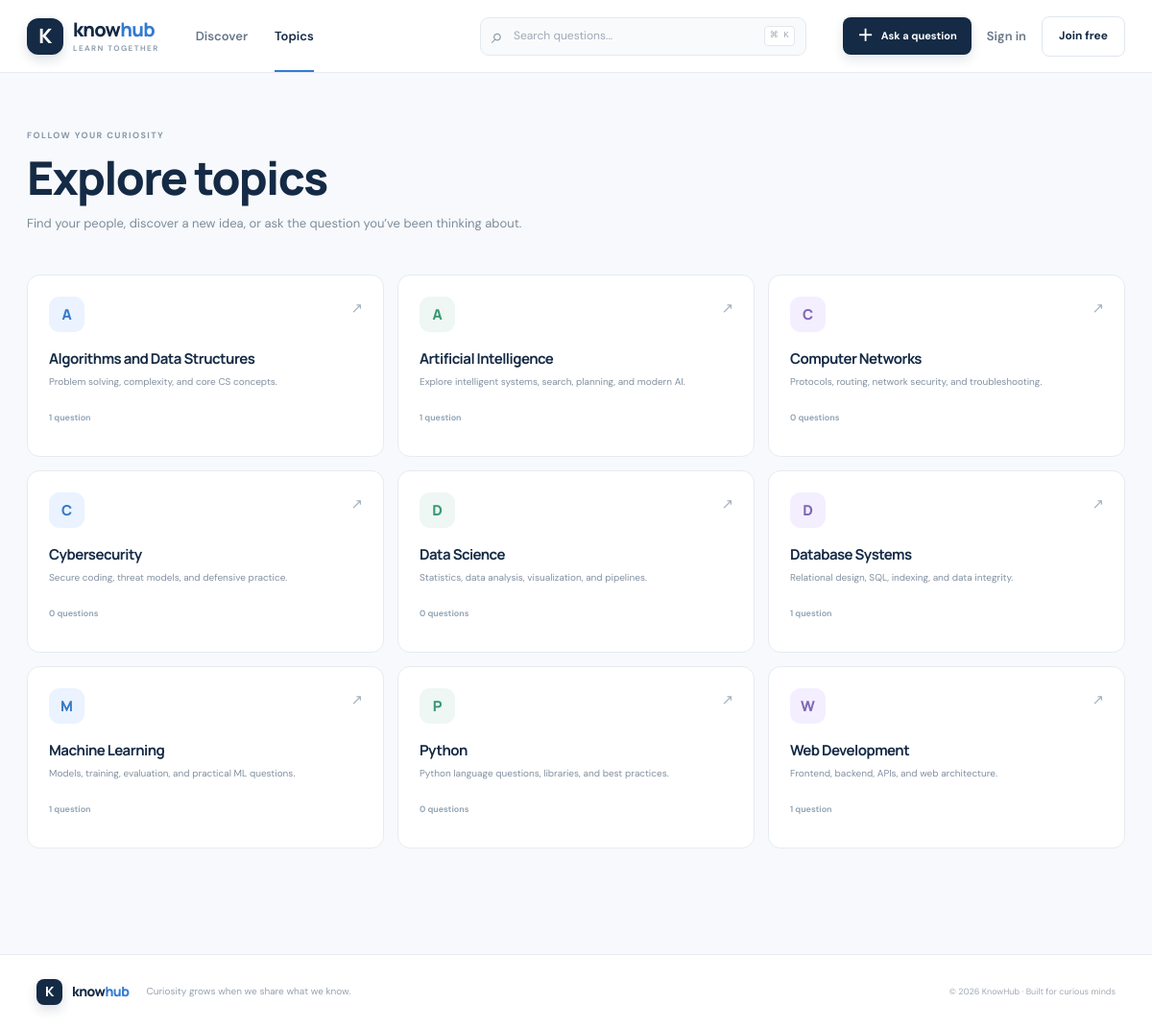
The app's page /index.php?page=categories with its own data.
### tables this page shows
CREATE TABLE categories (
  id BIGINT UNSIGNED AUTO_INCREMENT PRIMARY KEY,
  name VARCHAR(80) NOT NULL UNIQUE,
  slug VARCHAR(100) NOT NULL UNIQUE,
  description VARCHAR(240) NOT NULL,
  created_at TIMESTAMP NOT NULL DEFAULT CURRENT_TIMESTAMP
);

### includes/functions.php (called while the page is built, shortened)
<?php
function e(?string $value): string { return htmlspecialchars($value ?? '', ENT_QUOTES | ENT_SUBSTITUTE, 'UTF-8'); }
function url(string $page = 'home', array $params = []): string { return 'index.php?' . http_build_query(['page' => $page] + $params); }

### pages/categories.php (the view)
<section class="page-intro"><p class="eyebrow">FOLLOW YOUR CURIOSITY</p><h1>Explore topics</h1><p>Find your people, discover a new idea, or ask the question you’ve been thinking about.</p></section><section class="category-grid"><?php foreach($categories as $c): ?><a class="category-card" href="<?= e(url('category',['slug'=>$c['slug']])) ?>"><span class="category-icon"><?= e(mb_strtoupper(mb_substr($c['name'],0,1))) ?></span><span class="category-arrow">↗</span><h2><?= e($c['name']) ?></h2><p><?= e($c['description']) ?></p><span class="category-count"><?= (int)$c['question_count'] ?> <?= (int)$c['question_count']===1?'question':'questions' ?></span></a><?php endforeach; ?></section>

### assets/css/style.css (style rules this page uses)
:root { --navy:#142a45;--navy-2:#1c3c60;--blue:#327bd2;--blue-dark:#2368bd;--sky:#eaf3ff;--ink:#1c2b3d;--muted:#788798;--line:#e7ebf0;--paper:#fff;--bg:#f7f9fc;--green:#298363;--green-bg:#edf8f2;--red:#bd4b4b;--shadow:0 8px 28px rgba(23,44,70,.055);--radius:14px }
* { box-sizing:border-box }
html { scroll-behavior:smooth }
body { margin:0;background:var(--bg);color:var(--ink);font-family:"DM Sans",Arial,sans-serif;font-size:15px;line-height:1.62;-webkit-font-smoothing:antialiased }
a { color:inherit;text-decoration:none }
h1,h2,h3,p { margin-top:0 }
h1,h2,h3,.brand { font-family:Manrope,"DM Sans",sans-serif;letter-spacing:-.035em }
h1 { font-size:clamp(2.1rem,4vw,3rem);line-height:1.16;color:var(--navy);font-weight:800 }
h2 { font-size:1.48rem;line-height:1.28;color:var(--navy) }
.eyebrow { margin-bottom:13px;color:#8797a8;font-size:9px;font-weight:700;letter-spacing:.16em }
.page-intro { padding:58px 0 30px }
.page-intro .eyebrow { margin-bottom:8px }
.page-intro h1 { margin-bottom:10px }
.page-intro>p:last-child { max-width:610px;color:#7e8c9b;font-size:13px }
.category-grid { display:grid;grid-template-columns:repeat(3,1fr);gap:14px;margin-bottom:40px }
.category-card { position:relative;min-height:190px;padding:22px;border:1px solid var(--line);border-radius:13px;background:#fff;transition:transform .2s,border .2s,box-shadow .2s }
.category-icon { display:grid;place-items:center;width:37px;height:37px;margin-bottom:18px;border-radius:11px;background:#eaf3ff;color:#3879c4;font-family:Manrope,sans-serif;font-weight:800 }
.category-card:nth-child(3n+2) .category-icon { background:#eef7f3;color:#3b9874 }
.category-card:nth-child(3n) .category-icon { background:#f4efff;color:#8068b5 }
.category-arrow { position:absolute;top:22px;right:21px;color:#a7b2bd }
.category-card h2 { margin:0 0 7px;font-size:15px }
.category-card p { margin-bottom:14px;color:#8290a0;font-size:10px;line-height:1.65 }
.category-count { color:#8da0b2;font-size:9px;font-weight:600 }

### records on screen
categories: name "A", name "Algorithms and Data Structures", description "Problem solving, complexity, and core CS concepts.", question_count "1"
categories: name "A", name "Artificial Intelligence", description "Explore intelligent systems, search, planning, and modern AI.", question_count "1"
categories: name "C", name "Computer Networks", description "Protocols, routing, network security, and troubleshooting.", question_count "0", shows "questions"
categories: name "C", name "Cybersecurity", description "Secure coding, threat models, and defensive practice.", question_count "0", shows "questions"
categories: name "D", name "Data Science", description "Statistics, data analysis, visualization, and pipelines.", question_count "0", shows "questions"
categories: name "D", name "Database Systems", description "Relational design, SQL, indexing, and data integrity.", question_count "1"
categories: name "M", name "Machine Learning", description "Models, training, evaluation, and practical ML questions.", question_count "1"
categories: name "P", name "Python", description "Python language questions, libraries, and best practices.", question_count "0"
categories: name "W", name "Web Development", description "Frontend, backend, APIs, and web architecture.", question_count "1"
